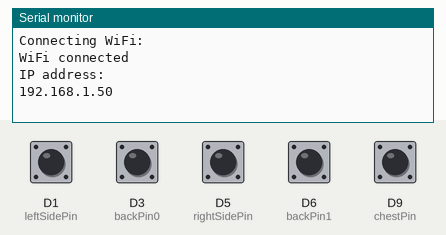
Simulated run of this sketch. Board: Arduino MKR. On the bench: the last lines printed to the serial monitor. The inputs (shaded band) are chosen by the test bench; at power-on: D1 (leftSidePin), D3 (backPin0), D5 (rightSidePin), D6 (backPin1), D9 (chestPin) HIGH. WiFi joins after 1.5 s; servers stay silent unless stated; no MQTT or app messages arrive unless stated.

Above: at 2.7 s.
2.8 s: D1 (leftSidePin) pulled LOW for 0.25 s
At 4.3 s:
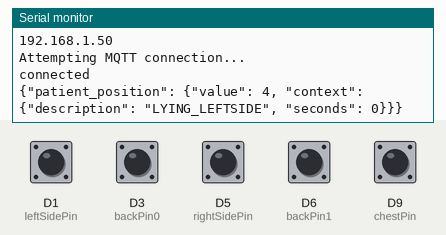
4.6 s: D3 (backPin0) pulled LOW for 0.25 s
At 6.1 s:
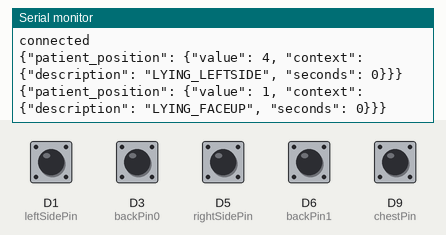
6.4 s: D5 (rightSidePin) pulled LOW for 0.25 s
At 7.6 s:
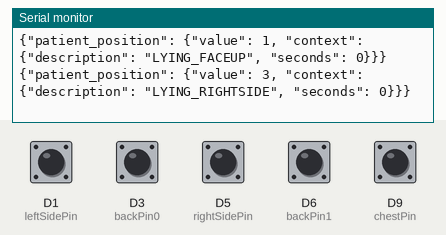
8.2 s: D9 (chestPin) pulled LOW for 0.25 s
At 9.0 s:
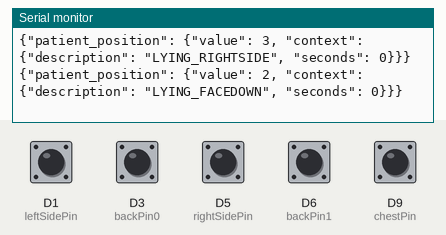

Measured:
- after the input at 2.8 s, the serial monitor: prints a new line after 0.30 s (image 1)
- after the input at 4.6 s, the serial monitor: prints a new line after 0.36 s (image 2)
- after the input at 6.4 s, the serial monitor: prints a new line after 0.36 s (image 3)
- after the input at 8.2 s, the serial monitor: prints a new line after 0.36 s (image 4)

The sketch:

ProyectoBotones.ino
```cpp
//-------------------------------------------------------------------------------
//  TinyZero MQTT Ubidots Patient Position Detector
//  Last Updated 26 Aug 2022
//
//  This sketch uses MQTT to publish data to Ubidots. Data is an integer
//  that represents the current patient position (i.e. a discrete state).
//  Also, a description of the state is sent in the context key of the
//  payload.
//  This data will later be presented as a Widget in a Ubidots Dashboard.
//
//  Written by Juan García
//-------------------------------------------------------------------------------

#include <PubSubClient.h>
#include <WiFi101.h>
#include <stdio.h>

#if defined (ARDUINO_ARCH_AVR)
#define SerialMonitorInterface Serial
#elif defined(ARDUINO_ARCH_SAMD)
#define SerialMonitorInterface SerialUSB
#endif

/* WiFi Credentials */
#define WIFI_SSID ""                          // Put here your WiFi SSID
#define WIFI_PASSWORD ""                      // Put here your WiFi password

/* Ubidots parameters */
#define UBIDOTS_TOKEN ""                                      // Put here your Ubidots TOKEN
#define VARIABLE_LABEL "patient_position"                     // Put here your Variable label to which data  will be published
#define DEVICE_LABEL "tinyzero-position-detector"             // Put here your Device label to which data  will be published

/* MQTT parameters */
#define MQTT_PUBLISH_INTERVAL_MS    500     // MQTT publish rate in milliseconds
#define MQTT_DEBUG                  1       // For MQTT debugging purposes

/* Buttons parameters */
#define BUTTONS_DEBUG               0       // For debugging buttons state

/* Pin definitions */
const uint8_t leftSidePin = 1;
const uint8_t rightSidePin = 5;
const uint8_t backPin0 = 3;
const uint8_t backPin1 = 6;
const uint8_t chestPin = 9;

/* Global variables to store state of group of buttons */
uint8_t chestState = 0;       // State of group of buttons placed on the chest
uint8_t backState = 0;        // State of group of buttons placed on the back
uint8_t leftSideState = 0;    // State of group of buttons placed on the left side
uint8_t rightSideState = 0;   // State of group of buttons placed on the right side

/* Define enumerated type for state machine states */
enum States
{
  UPDATE_PATIENT_POSITION,
  PUBLISH_DATA
};

enum PatientStates
{
  NONE,
  LYING_FACEUP,
  LYING_FACEDOWN,
  LYING_RIGHTSIDE,
  LYING_LEFTSIDE
};

States state;                         // Global variable to store current program state
PatientStates patient_state;          // Global variable to store current patient state

unsigned int start_state_millis = 0;  // Global variable to store start millis after a state change
unsigned int elapsed_seconds;         // Global variable to store elapsed seconds after a state change

/* MQTT variables */
char mqttBroker[] = "industrial.api.ubidots.com ";
char payload[700];
char topic[150];
char str_description[20];
unsigned int publish_timer;

/* Creating WiFi and MQTT client instances */
WiFiClient wifi_client;
PubSubClient mqtt_client(wifi_client);

/****************************************
   Main Functions
 ****************************************/

void setup() {
  /* Initialize button pins as INPUTs */
  pinMode(leftSidePin, INPUT_PULLUP);
  pinMode(rightSidePin, INPUT_PULLUP);
  pinMode(backPin0, INPUT_PULLUP);
  pinMode(backPin1, INPUT_PULLUP);
  pinMode(chestPin, INPUT_PULLUP);

  SerialMonitorInterface.begin(9600);         // Initialize serial communication
  while (!SerialMonitorInterface);
  WiFi.setPins(8, 2, A3, -1);                 // Very important for Tinyduino

  connectToWiFi(WIFI_SSID, WIFI_PASSWORD);    // Connect board to WiFi

  mqtt_client.setServer(mqttBroker, 1883);    // Connect to Ubidots MQTT broker

  state = UPDATE_PATIENT_POSITION;            // Initial program state
  patient_state = NONE;                       // Initial patient state

  publish_timer = millis();
}

void loop() {
  switch (state)
  {
    case UPDATE_PATIENT_POSITION:

      unsigned int current_state_time;
      uint8_t previous_state;

      previous_state = patient_state;

      SM_PatientPosition();

      if (patient_state != previous_state) {
        start_state_millis = millis();
      }

      current_state_time = millis() - start_state_millis;
      elapsed_seconds = (int) current_state_time / 1000;

      if ((millis() - publish_timer) > MQTT_PUBLISH_INTERVAL_MS && patient_state != NONE) {
        state = PUBLISH_DATA;
      }

      break;

    case PUBLISH_DATA:
      if (!mqtt_client.connected())
      {
        reconnect();

        // Subscribes to get the value of the patient_state variable in the TinyZero device
        char topicToSubscribe[200];

        sprintf(topicToSubscribe, "%s", "");
        sprintf(topicToSubscribe, "%s%s", "/v1.6/devices/", DEVICE_LABEL);
        sprintf(topicToSubscribe, "%s/%s", topicToSubscribe, VARIABLE_LABEL);

        mqtt_client.subscribe(topicToSubscribe);
      }

      // Publish patient state data
      publishPatientState();

      // This should be called regularly to allow the client to process incoming messages and maintain its connection to the server
      mqtt_client.loop();

      state = UPDATE_PATIENT_POSITION;

      publish_timer = millis();

      break;
  }
  delay(200);
}

/****************************************
   Auxiliar Functions
 ****************************************/

void SM_PatientPosition() {

  updatePatientState();

  switch (patient_state)
  {
    case NONE:
      break;

    case LYING_FACEUP:
      strcpy(str_description, "LYING_FACEUP");
      break;

    case LYING_FACEDOWN:
      strcpy(str_description, "LYING_FACEDOWN");
      break;

    case LYING_RIGHTSIDE:
      strcpy(str_description, "LYING_RIGHTSIDE");
      break;

    case LYING_LEFTSIDE:
      strcpy(str_description, "LYING_LEFTSIDE");
      break;
  }
}

void updatePatientState()
{
  readButtons();

  if (backState >= 1)
  {
    patient_state = LYING_FACEUP;
  }
  else if (chestState >= 1)
  {
    patient_state = LYING_FACEDOWN;
  }
  else if (rightSideState >= 1)
  {
    patient_state = LYING_RIGHTSIDE;
  }
  else if (leftSideState >= 1)
  {
    patient_state = LYING_LEFTSIDE;
  }
  else
  {
    patient_state = NONE;
  }
}

void readButtons()
{
  uint8_t backState0 = !digitalRead(backPin0);
  uint8_t backState1 = !digitalRead(backPin1);

  backState = backState0 + backState1;
  chestState = !digitalRead(chestPin);
  leftSideState = !digitalRead(leftSidePin);
  rightSideState = !digitalRead(rightSidePin);

#if BUTTONS_DEBUG
  SerialMonitorInterface.print("backState:");
  SerialMonitorInterface.println(backState);

  SerialMonitorInterface.print("chestState:");
  SerialMonitorInterface.println(chestState);

  SerialMonitorInterface.print("leftSideState:");
  SerialMonitorInterface.println(leftSideState);

  SerialMonitorInterface.print("rightSideState:");
  SerialMonitorInterface.println(rightSideState);

  SerialMonitorInterface.println();
#endif
}


void publishPatientState() {
  sprintf(topic, "%s", "");
  sprintf(topic, "%s%s", "/v1.6/devices/", DEVICE_LABEL);

  sprintf(payload, "%s", "");                                               // Cleans the payload content
  sprintf(payload, "{\"%s\":", VARIABLE_LABEL);                             // Adds the variable label
  sprintf(payload, "%s {\"value\": %d,", payload, (int)patient_state);      // Adds the value
  sprintf(payload, "%s \"context\": {\"description\": \"%s\",", payload, str_description);  // Adds the description
  sprintf(payload, "%s \"seconds\": %d}}}", payload, elapsed_seconds);      // Adds the elapsed seconds value and closes the dictionary brackets

#if MQTT_DEBUG
  SerialMonitorInterface.println(payload);
#endif

  mqtt_client.publish(topic, payload); // Publish variable
}

void reconnect() {
  // Loop until we're reconnected
  while (!mqtt_client.connected())
  {
#if MQTT_DEBUG
    SerialMonitorInterface.println("Attempting MQTT connection...");
#endif

    // Attempt to connect
    if (mqtt_client.connect("9704813141", UBIDOTS_TOKEN, ""))
    {
#if MQTT_DEBUG
      SerialMonitorInterface.println("connected");
#endif
    }
    else
    {
#if MQTT_DEBUG
      SerialMonitorInterface.print("failed, rc=");
      SerialMonitorInterface.print(mqtt_client.state());
      SerialMonitorInterface.println(" try again in 2 seconds");
#endif

      delay(2000);    // Wait 2 seconds before retrying
    }
  }
}

void connectToWiFi(char* ssid, char* password) {
  // Attempt to connect to Wifi network:
  SerialMonitorInterface.print("Connecting WiFi: ");
  SerialMonitorInterface.println(ssid);

  // Connect to WiFi, and loop until connection is secured
  WiFi.begin(ssid, password);
  while (WiFi.status() != WL_CONNECTED) {
    SerialMonitorInterface.print(".");
    delay(500);
  }

  // Print out the local IP address
  SerialMonitorInterface.println("");
  SerialMonitorInterface.println("WiFi connected");
  SerialMonitorInterface.println("IP address: ");
  IPAddress ip = WiFi.localIP();
  SerialMonitorInterface.println(ip);
}
```
